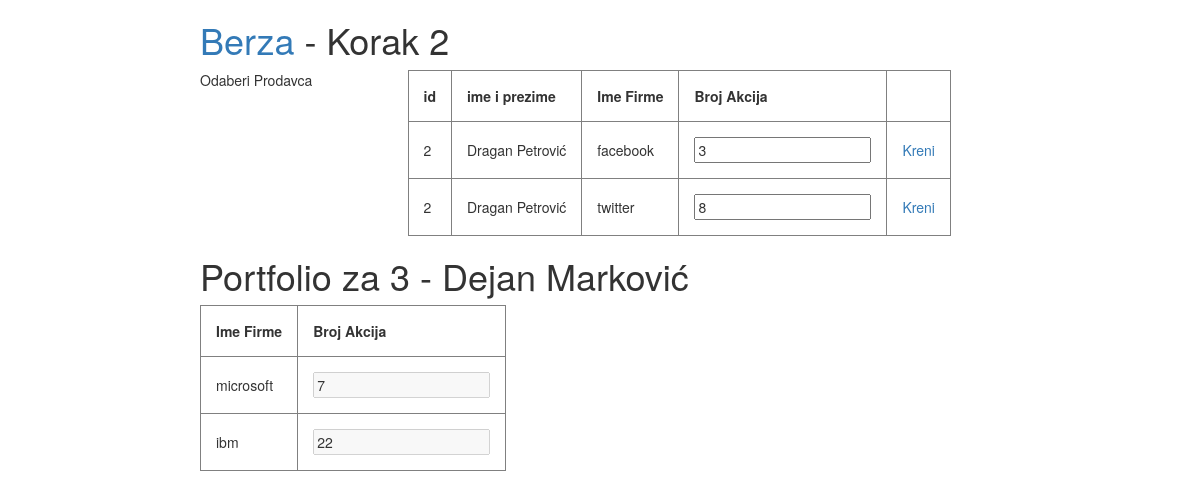
Screenshot of /korak2.php?id=3 with the database file from the repository.
### tables this page shows
CREATE TABLE IF NOT EXISTS `se201_klijent` (
  `id` int(11) NOT NULL AUTO_INCREMENT,
  `ime` varchar(20) NOT NULL,
  `prezime` varchar(20) NOT NULL,
  PRIMARY KEY (`id`)
);

CREATE TABLE IF NOT EXISTS `se201_portfolio` (
  `id` int(11) NOT NULL AUTO_INCREMENT,
  `klijent_id` int(11) NOT NULL,
  `imeFirme` varchar(30) NOT NULL,
  `brojAkcija` int(11) NOT NULL,
  PRIMARY KEY (`id`)
);

### korak2.php (the view, shortened to what this page needs)
<!DOCTYPE html>
<html lang="en">
	<head>
		<link rel="stylesheet" href="https://maxcdn.bootstrapcdn.com/bootstrap/3.3.2/css/bootstrap.min.css">
		<link href="css/stil.css" rel="stylesheet">
	</head>
	<body>
		<div id="container">
			<div class="row">
				<div class="col-md-12">
					<h1><a href="/">Berza</a> - Korak 2</h1>
				</div>
				<div class="col-md-3">
					Odaberi Prodavca
				</div>
				<div class="col-md-9">
					<?php
					$id = (int)$_GET['id'];
					try {
						$conn = DB_Instance::getDBO();
						$conn -> setAttribute(PDO::ATTR_ERRMODE, PDO::ERRMODE_EXCEPTION);
						$stmt = $conn -> query("SELECT k.id as kid, ime, prezime, imeFirme, brojAkcija FROM `se201_klijent` k JOIN `se201_portfolio` p ON k.id = p.klijent_id  WHERE k.id != $id");
						$stmt -> execute();
						$count = $stmt -> rowCount();
					} catch (PDOException $Exception) {
						printf("Poruka: <strong>%s</strong> <br> Kod Greške: <strong>%s</strong>", $Exception -> getMessage(), $Exception -> getCode());
					}
					$b = 0;
					if ($count > 0) {
						echo "<table border='1'>";
						echo "<tr> <th>id</th> <th>ime i prezime</th> <th>Ime Firme</th>  <th>Broj Akcija</th> <th>&nbsp;</th></tr>";
						while ($row = $stmt -> fetch()) {
							++$b;
							echo "<tr id='red$b'>
					           		<td>$row[kid]</td>
					           		<td>$row[ime] $row[prezime]</td>
					           		<td>$row[imeFirme]</td>
					           		<td> <input id='in$b' type='number' name='$row[imeFirme]' value='$row[brojAkcija]' min='0'> <input type='hidden' name='id' value='$row[kid]' /> </td>
					           		<td> <a id='kreni$b' href='#'> Kreni </a> </td>
				           		</tr>";
						}
						echo "</table>";
					}
					?>
				</div>
				<div class="col-md-12">
					<h1>Portfolio za
					<?php
					try {
						$conn = DB_Instance::getDBO();
						$conn -> setAttribute(PDO::ATTR_ERRMODE, PDO::ERRMODE_EXCEPTION);
						$stmt = $conn -> query("SELECT * FROM `se201_klijent` WHERE id = " . $id . " LIMIT 1");
						$stmt -> execute();
						$count = $stmt -> rowCount();
					} catch (PDOException $Exception) {
						printf("Poruka: <strong>%s</strong> <br> Kod Greške: <strong>%s</strong>", $Exception -> getMessage(), $Exception -> getCode());
					}
					if ($count > 0) {
						while ($row = $stmt -> fetch()) {
							echo "$row[id] - $row[ime] $row[prezime] </h1>";
						}
					}
					?>
				</div>
				<div id="rez" class="col-md-12">
					<?php
					try {
						$conn = DB_Instance::getDBO();
						$conn -> setAttribute(PDO::ATTR_ERRMODE, PDO::ERRMODE_EXCEPTION);
						$stmt = $conn -> query("SELECT * FROM se201_portfolio WHERE klijent_id = " . $_SESSION['kupac_id']);
						$stmt -> execute();
						$count = $stmt -> rowCount();
					} catch (PDOException $Exception) {
						printf("Poruka: <strong>%s</strong> <br> Kod Greške: <strong>%s</strong>", $Exception -> getMessage(), $Exception -> getCode());
					}
					if ($count == 0) {
						echo "Kupac nema nikakve akcije";
					} else {
						echo "<table border='1'>";
						echo "<tr>  <th>Ime Firme</th>  <th>Broj Akcija</th> </tr>";
						while ($row = $stmt -> fetch()) {
							++$b;
							echo "<tr id='red$b'>
					           		<td>$row[imeFirme]</td>
					           		<td><input type='text' value='$row[brojAkcija]' disabled='disabled'></td>
				           		</tr>";
						}
						echo "</table>";
					}
					?>
				</div>
			</div>
		</div>
	</body>
</html>

### css/stil.css (style rules this page uses)
#container { margin-left: auto; margin-right: auto; width: 800px; }
td { padding: 15px; }
th { padding: 15px; }

### rows the page displays
se201_klijent: id "2", ime "Dragan", prezime "Petrović", se201_portfolio.imeFirme "facebook", brojAkcija "3", se201_portfolio.imeFirme "twitter", brojAkcija "8"
se201_klijent: id "3", ime "Dejan", prezime "Marković"
se201_portfolio: imeFirme "microsoft", brojAkcija "7"
se201_portfolio: imeFirme "ibm", brojAkcija "22"
